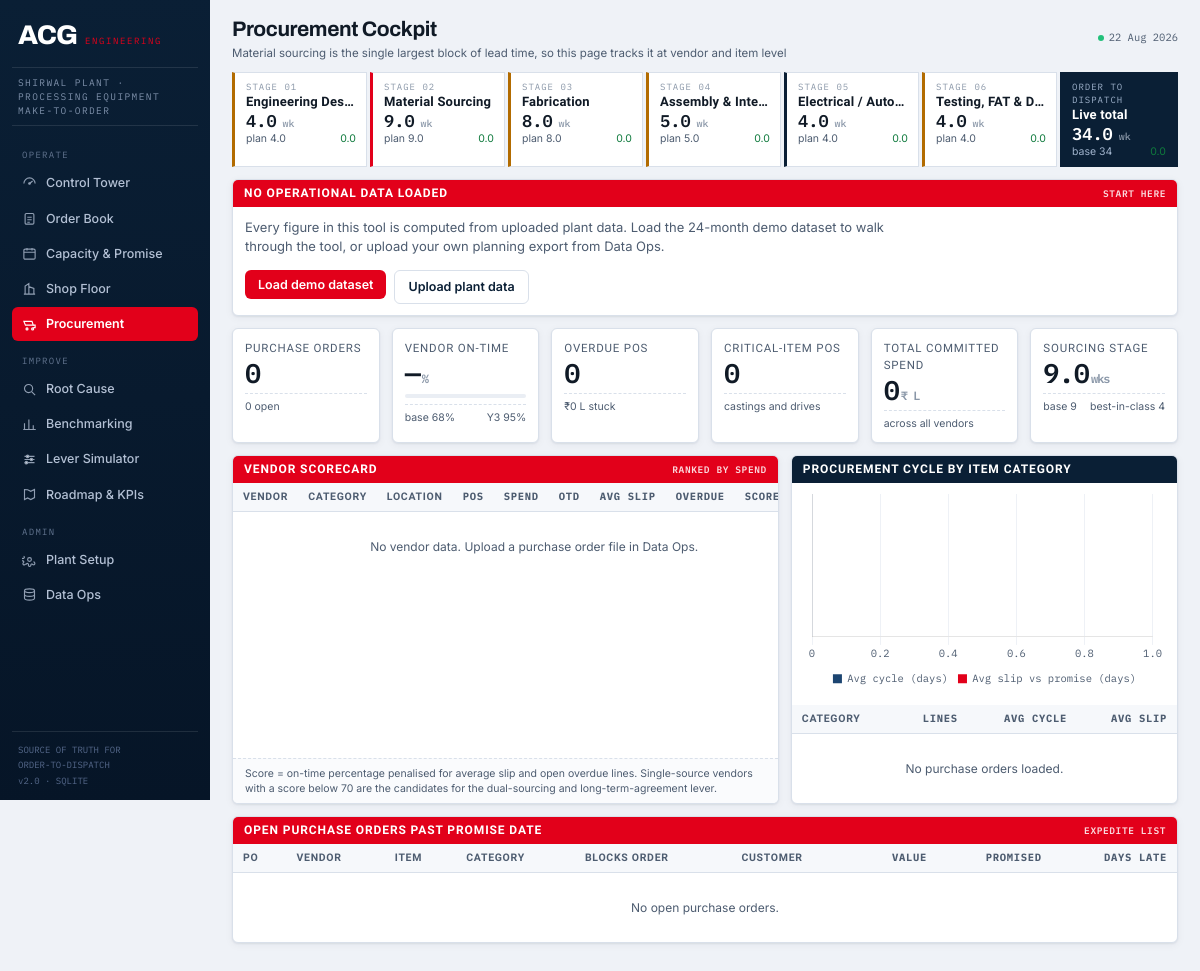
The page /procurement on the database its author committed.
### tables this page shows
CREATE TABLE stages (
    id INTEGER PRIMARY KEY,
    seq INTEGER NOT NULL,
    name TEXT NOT NULL,
    short_name TEXT NOT NULL,
    acg_weeks REAL NOT NULL,
    industry_low REAL NOT NULL,
    industry_high REAL NOT NULL,
    best_in_class_low REAL NOT NULL,
    best_in_class_high REAL NOT NULL,
    wip_capacity INTEGER NOT NULL DEFAULT 4,   -- jobs the stage can hold concurrently
    owner_function TEXT NOT NULL DEFAULT ''
);

### app.py (the view)
@app.route("/procurement")
def procurement():
    db = get_db()
    summary, by_cat = E.procurement_summary(db)
    return render_template("procurement.html", summary=summary, by_cat=by_cat,
                           vendors=E.vendor_scorecard(db), exceptions=E.po_exceptions(db))

### app.py (called while the page is built)
def get_conn():
    conn = sqlite3.connect(DB)
    conn.row_factory = sqlite3.Row
    conn.execute("PRAGMA foreign_keys = ON")
    return conn

def get_db():
    if "db" not in g:
        g.db = get_conn()
    return g.db

@app.context_processor
def inject_globals():
    db = get_db()
    kpis = E.compute_kpis(db)
    spine = E.stage_actuals(db)
    return {
        "today_str": date.today().strftime("%d %b %Y"),
        "spine": spine,
        "spine_total": round(sum(s["live"] for s in spine), 1),
        "spine_bench": round(sum(s["benchmark"] for s in spine), 1),
        "g_kpis": kpis,
        "has_data": kpis["jobs_total"] > 0,
    }

### engine.py (called while the page is built, shortened)
def get_settings(db):
    out = dict(FIN_ASSUMPTIONS)
    try:
        for r in db.execute("SELECT key, value FROM settings").fetchall():
            if r["key"] in out:
                try:
                    out[r["key"]] = float(r["value"])
                except (TypeError, ValueError):
                    pass
    except Exception:
        pass
    return out

def po_exceptions(db, limit=40):
    rows = db.execute(
        """SELECT p.*, v.name vendor, j.job_no, j.customer
           FROM purchase_orders p JOIN vendors v ON v.id=p.vendor_id
           LEFT JOIN jobs j ON j.id=p.job_id
           WHERE p.received_date IS NULL ORDER BY p.promised_date"""
    ).fetchall()
    today = date.today()
    out = []
    out.sort(key=lambda r: -r["days_late"])
    return out[:limit]

### templates/procurement.html (shortened to what this page needs)
{% extends "base.html" %}
{% block heading %}Procurement Cockpit{% endblock %}
{% block subheading %}Material sourcing is the single largest block of lead time, so this page tracks it at vendor and item level{% endblock %}
{% block content %}
<div class="row">
  <div class="c2 panel"><div class="bd kpi"><div class="lab">Purchase orders</div>
    <div class="val">{{ summary.pos or 0 }}</div><div class="foot"><span>{{ summary.open_pos or 0 }} open</span></div></div></div>
  <div class="c2 panel"><div class="bd kpi"><div class="lab">Vendor on-time</div>
    <div class="val">{{ g_kpis.vendor_otd_pct if g_kpis.vendor_otd_pct is not none else '—' }}<i>%</i></div>
    <div class="track"><i style="width:{{ g_kpis.vendor_otd_pct or 0 }}%"></i></div>
    <div class="foot"><span>base 68%</span><span>Y3 95%</span></div></div></div>
  <div class="c2 panel"><div class="bd kpi"><div class="lab">Overdue POs</div>
    <div class="val">{{ summary.overdue or 0 }}</div><div class="foot"><span>&#8377;{{ (summary.overdue_value or 0)|round(1) }} L stuck</span></div></div></div>
  <div class="c2 panel"><div class="bd kpi"><div class="lab">Critical-item POs</div>
    <div class="val">{{ summary.critical or 0 }}</div><div class="foot"><span>castings and drives</span></div></div></div>
  <div class="c2 panel"><div class="bd kpi"><div class="lab">Total committed spend</div>
    <div class="val">{{ (summary.spend or 0)|round(0)|int }}<i>&#8377; L</i></div><div class="foot"><span>across all vendors</span></div></div></div>
  <div class="c2 panel"><div class="bd kpi"><div class="lab">Sourcing stage</div>
    <div class="val">{{ spine[1].live }}<i>wks</i></div><div class="foot"><span>base 9</span><span>best-in-class 4</span></div></div></div>
</div>
<div class="row">
  <div class="c7 panel">
    <div class="bar">Vendor scorecard<span class="tag">RANKED BY SPEND</span></div>
    <div class="bd flush scroll tall">
      <table>
        <thead><tr><th>Vendor</th><th>Category</th><th>Location</th><th class="num">POs</th><th class="num">Spend</th>
          <th class="num">OTD</th><th class="num">Avg slip</th><th class="num">Overdue</th><th class="num">Score</th><th>Risk</th></tr></thead>
        <tbody>
        {% for v in vendors %}
          <tr><td>{{ v.name }}</td><td class="tiny">{{ v.category }}</td><td class="tiny">{{ v.location }}</td>
            <td class="num">{{ v.pos }}</td><td class="num">{{ v.spend }}</td>
            <td class="num">{{ v.otd if v.otd is not none else '—' }}</td>
            <td class="num">{{ v.avg_late_days if v.avg_late_days is not none else '—' }}d</td>
            <td class="num">{{ v.overdue }}</td>
            <td class="num"><b>{{ v.score if v.score is not none else '—' }}</b></td>
            <td>{% if v.single_source %}<span class="chip bad">single source</span>{% else %}<span class="chip good">dual sourced</span>{% endif %}</td></tr>
        {% else %}<tr><td colspan="10" class="empty">No vendor data. Upload a purchase order file in Data Ops.</td></tr>{% endfor %}
        </tbody>
      </table>
    </div>
    <div class="note">Score = on-time percentage penalised for average slip and open overdue lines. Single-source vendors with a score below 70 are the candidates for the dual-sourcing and long-term-agreement lever.</div>
  </div>
  <div class="c5 panel">
    <div class="bar navy">Procurement cycle by item category</div>
    <div class="bd"><div class="chartbox"><canvas id="cat"></canvas></div></div>
    <div class="bd flush">
      <table>
        <thead><tr><th>Category</th><th class="num">Lines</th><th class="num">Avg cycle</th><th class="num">Avg slip</th></tr></thead>
        <tbody>
        {% for c in by_cat %}
          <tr><td>{{ c.category }}</td><td class="num">{{ c.n }}</td><td class="num">{{ c.avg_days }}d</td>
            <td class="num"><span class="chip {{ 'bad' if c.avg_slip > 7 else ('warn' if c.avg_slip > 2 else 'good') }}">{{ c.avg_slip }}d</span></td></tr>
        {% else %}<tr><td colspan="4" class="empty">No purchase orders loaded.</td></tr>{% endfor %}
        </tbody>
      </table>
    </div>
  </div>
</div>
<div class="row"><div class="c12 panel">
  <div class="bar">Open purchase orders past promise date<span class="tag">EXPEDITE LIST</span></div>
  <div class="bd flush scroll">
    <table>
      <thead><tr><th>PO</th><th>Vendor</th><th>Item</th><th>Category</th><th>Blocks order</th><th>Customer</th>
        <th class="num">Value</th><th class="num">Promised</th><th class="num">Days late</th></tr></thead>
      <tbody>
      {% for e in exceptions %}
        <tr><td class="mono">{{ e.po_no }}</td><td>{{ e.vendor }}</td><td>{{ e.item }}</td>
          <td class="tiny">{{ e.category }}{% if e.critical %} <span class="chip bad">critical</span>{% endif %}</td>
          <td class="mono">{{ e.job_no or '—' }}</td><td class="tiny">{{ e.customer or '—' }}</td>
          <td class="num">{{ e.value }}</td><td class="num tiny">{{ e.promised }}</td>
          <td class="num">{% if e.days_late > 0 %}<span class="chip {{ 'crit' if e.days_late > 21 else 'bad' }}">{{ e.days_late }}d</span>{% else %}<span class="chip good">{{ -e.days_late }}d to go</span>{% endif %}</td></tr>
      {% else %}<tr><td colspan="9" class="empty">No open purchase orders.</td></tr>{% endfor %}
      </tbody>
    </table>
  </div>
</div></div>
{% endblock %}
{% block scripts %}
<script>
new Chart(document.getElementById('cat'), {
  type:'bar',
  data:{ labels: {{ by_cat | map(attribute='category') | list | tojson }},
    datasets:[
      { label:'Avg cycle (days)', data: {{ by_cat | map(attribute='avg_days') | list | tojson }}, backgroundColor: ACG.navy2, borderRadius:2 },
      { label:'Avg slip vs promise (days)', data: {{ by_cat | map(attribute='avg_slip') | list | tojson }}, backgroundColor: ACG.red, borderRadius:2 }
    ]},
  options:{ indexAxis:'y', scales:{ x:{ grid:{color:'#eef1f6'} }, y:{ grid:{display:false} } },
            plugins:{ legend:{ position:'bottom' } } }
});
</script>
{% endblock %}

### templates/base.html (shortened to what this page needs)
<!DOCTYPE html>
<html lang="en">
<head>
<link rel="stylesheet" href="{{ url_for('static', filename='css/style.css') }}">
</head>
<body>
<div class="shell">
<aside class="rail">
  <div class="mark"><b>ACG</b><span>ENGINEERING</span></div>
  <div class="plant">SHIRWAL PLANT · PROCESSING EQUIPMENT<br>MAKE-TO-ORDER</div>
  <nav>
    <div class="grp">OPERATE</div>
    <a href="{{ url_for('dashboard') }}" class="{{ 'on' if request.endpoint=='dashboard' }}">
      <svg viewBox="0 0 24 24" fill="none" stroke="currentColor" stroke-width="1.8"><path d="M3 12a9 9 0 0 1 18 0"/><path d="M12 12l5-4"/><circle cx="12" cy="12" r="1.3" fill="currentColor"/></svg>Control Tower</a>
    <a href="{{ url_for('jobs_list') }}" class="{{ 'on' if request.endpoint in ['jobs_list','job_detail'] }}">
      <svg viewBox="0 0 24 24" fill="none" stroke="currentColor" stroke-width="1.8"><rect x="5" y="4" width="14" height="17" rx="2"/><path d="M8.5 10h7M8.5 14h7M8.5 18h4"/></svg>Order Book</a>
    <a href="{{ url_for('schedule') }}" class="{{ 'on' if request.endpoint=='schedule' }}">
      <svg viewBox="0 0 24 24" fill="none" stroke="currentColor" stroke-width="1.8"><rect x="3" y="5" width="18" height="16" rx="2"/><path d="M3 10h18M8 3v4M16 3v4"/></svg>Capacity &amp; Promise</a>
    <a href="{{ url_for('floor') }}" class="{{ 'on' if request.endpoint=='floor' }}">
      <svg viewBox="0 0 24 24" fill="none" stroke="currentColor" stroke-width="1.8"><path d="M3 21h18M5 21V8l6-4v17M11 21V9l8 3v9"/><path d="M15 15h.01M15 18h.01"/></svg>Shop Floor</a>
    <a href="{{ url_for('procurement') }}" class="{{ 'on' if request.endpoint=='procurement' }}">
      <svg viewBox="0 0 24 24" fill="none" stroke="currentColor" stroke-width="1.8"><path d="M3 7h13l2 6H5.5z"/><path d="M18 13h3v4h-3"/><circle cx="8" cy="19" r="1.6"/><circle cx="17" cy="19" r="1.6"/></svg>Procurement</a>
    <div class="grp">IMPROVE</div>
    <a href="{{ url_for('root_cause') }}" class="{{ 'on' if request.endpoint=='root_cause' }}">
      <svg viewBox="0 0 24 24" fill="none" stroke="currentColor" stroke-width="1.8"><circle cx="10.5" cy="10.5" r="6.5"/><path d="M15.3 15.3 21 21"/></svg>Root Cause</a>
    <a href="{{ url_for('benchmark') }}" class="{{ 'on' if request.endpoint=='benchmark' }}">
      <svg viewBox="0 0 24 24" fill="none" stroke="currentColor" stroke-width="1.8"><path d="M4 20V10M11 20V4M18 20v-7M2 20h20"/></svg>Benchmarking</a>
    <a href="{{ url_for('simulator') }}" class="{{ 'on' if request.endpoint=='simulator' }}">
      <svg viewBox="0 0 24 24" fill="none" stroke="currentColor" stroke-width="1.8"><path d="M4 7h16M4 12h16M4 17h16"/><circle cx="9" cy="7" r="2" fill="#fff"/><circle cx="15" cy="12" r="2" fill="#fff"/><circle cx="7" cy="17" r="2" fill="#fff"/></svg>Lever Simulator</a>
    <a href="{{ url_for('roadmap') }}" class="{{ 'on' if request.endpoint=='roadmap' }}">
      <svg viewBox="0 0 24 24" fill="none" stroke="currentColor" stroke-width="1.8"><path d="M4 4v16l5-2.5L14 20l6-3V4l-6 3-5-2.5L4 4Z"/></svg>Roadmap &amp; KPIs</a>
    <div class="grp">ADMIN</div>
    <a href="{{ url_for('setup') }}" class="{{ 'on' if request.endpoint=='setup' }}">
      Plant Setup</a>
    <a href="{{ url_for('data_ops') }}" class="{{ 'on' if request.endpoint=='data_ops' }}">
      <svg viewBox="0 0 24 24" fill="none" stroke="currentColor" stroke-width="1.8"><ellipse cx="12" cy="6" rx="8" ry="3"/><path d="M4 6v12c0 1.7 3.6 3 8 3s8-1.3 8-3V6M4 12c0 1.7 3.6 3 8 3s8-1.3 8-3"/></svg>Data Ops</a>
  </nav>
  <div class="foot">SOURCE OF TRUTH FOR<br>ORDER-TO-DISPATCH<br>v2.0 · SQLITE</div>
</aside>
<main class="main">
  <div class="topbar">
    <div>
      <h1>{% block heading %}{% endblock %}</h1>
      <div class="sub">{% block subheading %}{% endblock %}</div>
    </div>
    <div class="meta">
      <span><span class="dot"></span>{{ today_str }}</span>
    </div>
  </div>
  {% block spine %}
  <div class="spine">
    {% for s in spine %}
    <div class="seg {{ 'hot' if s.gap_vs_best > 3 else ('warm' if s.gap_vs_best > 1 else '') }}">
      <div class="n">STAGE 0{{ s.seq }}</div>
      <div class="nm">{{ s.name }}</div>
      <div class="v">{{ s.live }}<small> wk</small></div>
      <div class="d">
        <span>plan {{ s.benchmark }}</span>
        <span class="{{ 'up' if s.vs_benchmark > 0 else 'down' }}">{{ '+' if s.vs_benchmark > 0 }}{{ s.vs_benchmark }}</span>
      </div>
    </div>
    {% endfor %}
    <div class="seg tot">
      <div class="n">ORDER TO DISPATCH</div>
      <div class="nm" style="color:#fff">Live total</div>
      <div class="v">{{ spine_total }}<small> wk</small></div>
      <div class="d"><span>base 34</span><span class="{{ 'up' if spine_total > 34 else 'down' }}">{{ '+' if spine_total > 34 }}{{ (spine_total - 34)|round(1) }}</span></div>
    </div>
  </div>
  {% endblock %}
  {% if not has_data and request.endpoint != 'data_ops' %}
  <div class="row"><div class="c12 panel"><div class="bar">No operational data loaded<span class="tag">START HERE</span></div>
    <div class="bd" style="display:flex;justify-content:space-between;align-items:center;gap:14px;flex-wrap:wrap;">
      <div class="muted" style="max-width:640px;">Every figure in this tool is computed from uploaded plant data. Load the 24-month demo dataset to walk through the tool, or upload your own planning export from Data Ops.</div>
      <div style="display:flex;gap:8px;">
        <form method="POST" action="{{ url_for('load_demo') }}"><button type="submit">Load demo dataset</button></form>
        <a class="btn ghost" href="{{ url_for('data_ops') }}">Upload plant data</a>
      </div>
    </div></div></div>
  {% endif %}
  {% block content %}{% endblock %}
</main>
</div>
<script>
Chart.defaults.font.family = "'IBM Plex Mono', monospace";
Chart.defaults.font.size = 10.5;
Chart.defaults.color = '#4d5c70';
Chart.defaults.plugins.legend.labels.boxWidth = 9;
Chart.defaults.plugins.legend.labels.boxHeight = 9;
Chart.defaults.maintainAspectRatio = false;
const ACG = { red:'#e2001a', navy:'#0a1f35', navy2:'#1c4571', amber:'#b26b00', green:'#0f7a3d', violet:'#5b4bb5', grey:'#b9c6d8' };
</script>
{% block scripts %}{% endblock %}
</body>
</html>

### rows shown on the page
stages: seq "1", name "Engineering Des…", live "4.0", benchmark "4.0", vs_benchmark "0.0"
stages: seq "2", name "Material Sourcing", live "9.0", benchmark "9.0", vs_benchmark "0.0"
stages: seq "3", name "Fabrication", live "8.0", benchmark "8.0", vs_benchmark "0.0"
stages: seq "4", name "Assembly & Inte…", live "5.0", benchmark "5.0", vs_benchmark "0.0"
stages: seq "5", name "Electrical / Auto…", live "4.0", benchmark "4.0", vs_benchmark "0.0"
stages: seq "6", name "Testing, FAT & D…", live "4.0", benchmark "4.0", vs_benchmark "0.0"

### other values the page prints
{{ spine_total }} "34.0"
{{ (spine_total - 34)|round(1) }} "0.0"
{{ summary.pos or 0 }} "0"
{{ summary.open_pos or 0 }} "0"
{{ g_kpis.vendor_otd_pct if g_kpis.vendor_otd_pct is not none else '—' }} "—"
{{ summary.overdue or 0 }} "0"
{{ (summary.overdue_value or 0)|round(1) }} "0"
{{ summary.critical or 0 }} "0"
{{ (summary.spend or 0)|round(0)|int }} "0"
{{ spine[1].live }} "9.0"
